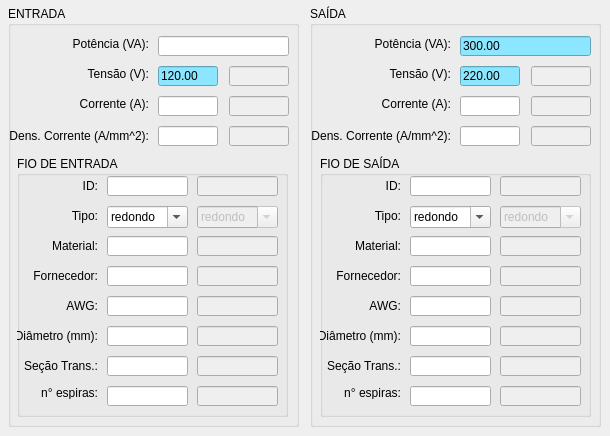
    <widget class="QWidget" name="tab_input">
     <attribute name="title">
      <string>Entrada / Saída</string>
     </attribute>
     <widget class="QGroupBox" name="groupBox_Input">
      <property name="geometry">
       <rect>
        <x>8</x>
        <y>6</y>
        <width>291</width>
        <height>421</height>
       </rect>
      </property>
      <property name="title">
       <string>ENTRADA</string>
      </property>
      <widget class="QLabel" name="label_currentInput">
       <property name="geometry">
        <rect>
         <x>60</x>
         <y>90</y>
         <width>81</width>
         <height>16</height>
        </rect>
       </property>
       <property name="text">
        <string>Corrente (A):</string>
       </property>
       <property name="alignment">
        <set>Qt::AlignRight|Qt::AlignTrailing|Qt::AlignVCenter</set>
       </property>
      </widget>
      <widget class="QLineEdit" name="lineEdit_voltageInput_1">
       <property name="geometry">
        <rect>
         <x>150</x>
         <y>60</y>
         <width>60</width>
         <height>20</height>
        </rect>
       </property>
       <property name="styleSheet">
        <string notr="true">background-color: rgb(140, 230, 255);</string>
       </property>
       <property name="text">
        <string>120.00</string>
       </property>
      </widget>
      <widget class="QLabel" name="label_powerInput">
       <property name="geometry">
        <rect>
         <x>60</x>
         <y>30</y>
         <width>81</width>
         <height>16</height>
        </rect>
       </property>
       <property name="text">
        <string>Potência (VA):</string>
       </property>
       <property name="alignment">
        <set>Qt::AlignRight|Qt::AlignTrailing|Qt::AlignVCenter</set>
       </property>
      </widget>
      <widget class="QLabel" name="label_voltageInput">
       <property name="geometry">
        <rect>
         <x>60</x>
         <y>60</y>
         <width>81</width>
         <height>16</height>
        </rect>
       </property>
       <property name="text">
        <string>Tensão (V):</string>
       </property>
       <property name="alignment">
        <set>Qt::AlignRight|Qt::AlignTrailing|Qt::AlignVCenter</set>
       </property>
      </widget>
      <widget class="QLineEdit" name="lineEdit_powerInput">
       <property name="geometry">
        <rect>
         <x>150</x>
         <y>30</y>
         <width>131</width>
         <height>20</height>
        </rect>
       </property>
      </widget>
      <widget class="QLineEdit" name="lineEdit_currentInput_1">
       <property name="geometry">
        <rect>
         <x>150</x>
         <y>90</y>
         <width>60</width>
         <height>20</height>
        </rect>
       </property>
      </widget>
      <widget class="QLineEdit" name="lineEdit_densityCurrentInput_1">
       <property name="geometry">
        <rect>
         <x>150</x>
         <y>120</y>
         <width>60</width>
         <height>20</height>
        </rect>
       </property>
      </widget>
      <widget class="QLabel" name="label_densityCurrentInput">
       <property name="geometry">
        <rect>
         <x>0</x>
         <y>120</y>
         <width>141</width>
         <height>20</height>
        </rect>
       </property>
       <property name="text">
        <string>Dens. Corrente (A/mm^2):</string>
       </property>
       <property name="alignment">
        <set>Qt::AlignRight|Qt::AlignTrailing|Qt::AlignVCenter</set>
       </property>
      </widget>
      <widget class="QGroupBox" name="groupBox_InputWire">
       <property name="geometry">
        <rect>
         <x>9</x>
         <y>150</y>
         <width>271</width>
         <height>261</height>
        </rect>
       </property>
       <property name="title">
        <string>FIO DE ENTRADA</string>
       </property>
       <widget class="QLineEdit" name="lineEdit_wireMaterialInput_1">
        <property name="geometry">
         <rect>
          <x>90</x>
          <y>80</y>
          <width>81</width>
          <height>20</height>
         </rect>
        </property>
        <property name="text">
         <string/>
        </property>
       </widget>
       <widget class="QLabel" name="label_wireIDInput">
        <property name="geometry">
         <rect>
          <x>0</x>
          <y>20</y>
          <width>81</width>
          <height>20</height>
         </rect>
        </property>
        <property name="text">
         <string>ID:</string>
        </property>
        <property name="alignment">
         <set>Qt::AlignRight|Qt::AlignTrailing|Qt::AlignVCenter</set>
        </property>
       </widget>
       <widget class="QLineEdit" name="lineEdit_wireIDInput_1">
        <property name="geometry">
         <rect>
          <x>90</x>
          <y>20</y>
          <width>81</width>
          <height>20</height>
         </rect>
        </property>
       </widget>
       <widget class="QComboBox" name="comboBox_wireTypeInput_1">
        <property name="geometry">
         <rect>
          <x>90</x>
          <y>50</y>
          <width>81</width>
          <height>22</height>
         </rect>
        </property>
        <property name="editable">
         <bool>true</bool>
        </property>
        <item>
         <property name="text">
          <string>redondo</string>
         </property>
        </item>
       </widget>
       <widget class="QLabel" name="label_wireAWGInput">
        <property name="geometry">
         <rect>
          <x>0</x>
          <y>140</y>
          <width>81</width>
          <height>20</height>
         </rect>
        </property>
        <property name="text">
         <string>AWG:</string>
        </property>
        <property name="alignment">
         <set>Qt::AlignRight|Qt::AlignTrailing|Qt::AlignVCenter</set>
        </property>
       </widget>
       <widget class="QLabel" name="label_wireAreaInput">
        <property name="geometry">
         <rect>
          <x>-20</x>
          <y>200</y>
          <width>101</width>
          <height>20</height>
         </rect>
        </property>
        <property name="text">
         <string>Seção Trans.:</string>
        </property>
        <property name="alignment">
         <set>Qt::AlignRight|Qt::AlignTrailing|Qt::AlignVCenter</set>
        </property>
       </widget>
       <widget class="QLineEdit" name="lineEdit_wireAWGInput_1">
        <property name="geometry">
         <rect>
          <x>90</x>
          <y>140</y>
          <width>81</width>
          <height>20</height>
         </rect>
        </property>
        <property name="text">
         <string/>
        </property>
       </widget>
       <widget class="QLabel" name="label_wireMaterialInput">
        <property name="geometry">
         <rect>
          <x>0</x>
          <y>80</y>
          <width>81</width>
          <height>20</height>
         </rect>
        </property>
        <property name="text">
         <string>Material:</string>
        </property>
        <property name="alignment">
         <set>Qt::AlignRight|Qt::AlignTrailing|Qt::AlignVCenter</set>
        </property>
       </widget>
       <widget class="QLabel" name="label_wireTypeInput">
        <property name="geometry">
         <rect>
          <x>0</x>
          <y>50</y>
          <width>81</width>
          <height>20</height>
         </rect>
        </property>
        <property name="text">
         <string>Tipo:</string>
        </property>
        <property name="alignment">
         <set>Qt::AlignRight|Qt::AlignTrailing|Qt::AlignVCenter</set>
        </property>
       </widget>
       <widget class="QLabel" name="label_wireDiameterInput">
        <property name="geometry">
         <rect>
          <x>0</x>
          <y>170</y>
          <width>81</width>
          <height>20</height>
         </rect>
        </property>
        <property name="text">
         <string>Diâmetro (mm):</string>
        </property>
        <property name="alignment">
         <set>Qt::AlignRight|Qt::AlignTrailing|Qt::AlignVCenter</set>
        </property>
       </widget>
       <widget class="QLineEdit" name="lineEdit_wireDiameterInput_1">
        <property name="geometry">
         <rect>
          <x>90</x>
          <y>170</y>
          <width>81</width>
          <height>20</height>
         </rect>
        </property>
        <property name="text">
         <string/>
        </property>
       </widget>
       <widget class="QLineEdit" name="lineEdit_wireAreaInput_1">
        <property name="geometry">
         <rect>
          <x>90</x>
          <y>200</y>
          <width>81</width>
          <height>20</height>
         </rect>
        </property>
        <property name="text">
         <string/>
        </property>
       </widget>
       <widget class="QLabel" name="label_turnsIN">
        <property name="geometry">
         <rect>
          <x>0</x>
          <y>230</y>
          <width>81</width>
          <height>13</height>
         </rect>
        </property>
        <property name="text">
         <string>n° espiras:</string>
        </property>
        <property name="alignment">
         <set>Qt::AlignRight|Qt::AlignTrailing|Qt::AlignVCenter</set>
        </property>
       </widget>
       <widget class="QLineEdit" name="lineEdit_turnsIN_1">
        <property name="geometry">
         <rect>
          <x>90</x>
          <y>230</y>
          <width>81</width>
          <height>20</height>
         </rect>
        </property>
       </widget>
       <widget class="QLineEdit" name="lineEdit_wireIDInput_2">
        <property name="enabled">
         <bool>false</bool>
        </property>
        <property name="geometry">
         <rect>
          <x>180</x>
          <y>20</y>
          <width>81</width>
          <height>20</height>
         </rect>
        </property>
        <property name="readOnly">
         <bool>false</bool>
        </property>
       </widget>
       <widget class="QComboBox" name="comboBox_wireTypeInput_2">
        <property name="enabled">
         <bool>false</bool>
        </property>
        <property name="geometry">
         <rect>
          <x>180</x>
          <y>50</y>
          <width>81</width>
          <height>22</height>
         </rect>
        </property>
        <property name="editable">
         <bool>true</bool>
        </property>
        <item>
         <property name="text">
          <string>redondo</string>
         </property>
        </item>
       </widget>
       <widget class="QLineEdit" name="lineEdit_wireAWGInput_2">
        <property name="enabled">
         <bool>false</bool>
        </property>
        <property name="geometry">
         <rect>
          <x>180</x>
          <y>140</y>
          <width>81</width>
          <height>20</height>
         </rect>
        </property>
        <property name="text">
         <string/>
        </property>
        <property name="readOnly">
         <bool>false</bool>
        </property>
       </widget>
       <widget class="QLineEdit" name="lineEdit_wireDiameterInput_2">
        <property name="enabled">
         <bool>false</bool>
        </property>
        <property name="geometry">
         <rect>
          <x>180</x>
          <y>170</y>
          <width>81</width>
          <height>20</height>
         </rect>
        </property>
        <property name="text">
         <string/>
        </property>
        <property name="readOnly">
         <bool>false</bool>
        </property>
       </widget>
       <widget class="QLineEdit" name="lineEdit_wireAreaInput_2">
        <property name="enabled">
         <bool>false</bool>
        </property>
        <property name="geometry">
         <rect>
          <x>180</x>
          <y>200</y>
          <width>81</width>
          <height>20</height>
         </rect>
        </property>
        <property name="text">
         <string/>
        </property>
        <property name="readOnly">
         <bool>false</bool>
        </property>
       </widget>
       <widget class="QLineEdit" name="lineEdit_wireMaterialInput_2">
        <property name="enabled">
         <bool>false</bool>
        </property>
        <property name="geometry">
         <rect>
          <x>180</x>
          <y>80</y>
          <width>81</width>
          <height>20</height>
         </rect>
        </property>
        <property name="text">
         <string/>
        </property>
        <property name="readOnly">
         <bool>false</bool>
        </property>
       </widget>
       <widget class="QLineEdit" name="lineEdit_turnsIN_2">
        <property name="enabled">
         <bool>false</bool>
        </property>
        <property name="geometry">
         <rect>
          <x>180</x>
          <y>230</y>
          <width>81</width>
          <height>20</height>
         </rect>
        </property>
        <property name="readOnly">
         <bool>false</bool>
        </property>
       </widget>
       <widget class="QLabel" name="label_wireProviderInput">
        <property name="geometry">
         <rect>
          <x>0</x>
          <y>110</y>
          <width>81</width>
          <height>20</height>
         </rect>
        </property>
        <property name="text">
         <string>Fornecedor:</string>
        </property>
        <property name="alignment">
         <set>Qt::AlignRight|Qt::AlignTrailing|Qt::AlignVCenter</set>
        </property>
       </widget>
       <widget class="QLineEdit" name="lineEdit_wireProviderInput_2">
        <property name="enabled">
         <bool>false</bool>
        </property>
        <property name="geometry">
         <rect>
          <x>180</x>
          <y>110</y>
          <width>81</width>
          <height>20</height>
         </rect>
        </property>
        <property name="text">
         <string/>
        </property>
        <property name="readOnly">
         <bool>false</bool>
        </property>
       </widget>
       <widget class="QLineEdit" name="lineEdit_wireProviderInput_1">
        <property name="geometry">
         <rect>
          <x>90</x>
          <y>110</y>
          <width>81</width>
          <height>20</height>
         </rect>
        </property>
        <property name="text">
         <string/>
        </property>
       </widget>
      </widget>
      <widget class="QLineEdit" name="lineEdit_voltageInput_2">
       <property name="enabled">
        <bool>false</bool>
       </property>
       <property name="geometry">
        <rect>
         <x>221</x>
         <y>60</y>
         <width>60</width>
         <height>20</height>
        </rect>
       </property>
       <property name="styleSheet">
        <string notr="true"/>
       </property>
       <property name="text">
        <string/>
       </property>
       <property name="readOnly">
        <bool>false</bool>
       </property>
      </widget>
      <widget class="QLineEdit" name="lineEdit_currentInput_2">
       <property name="enabled">
        <bool>false</bool>
       </property>
       <property name="geometry">
        <rect>
         <x>221</x>
         <y>90</y>
         <width>60</width>
         <height>20</height>
        </rect>
       </property>
       <property name="readOnly">
        <bool>false</bool>
       </property>
      </widget>
      <widget class="QLineEdit" name="lineEdit_densityCurrentInput_2">
       <property name="enabled">
        <bool>false</bool>
       </property>
       <property name="geometry">
        <rect>
         <x>221</x>
         <y>120</y>
         <width>60</width>
         <height>20</height>
        </rect>
       </property>
       <property name="readOnly">
        <bool>false</bool>
       </property>
      </widget>
     </widget>
     <widget class="QGroupBox" name="groupBox_Output">
      <property name="geometry">
       <rect>
        <x>310</x>
        <y>6</y>
        <width>291</width>
        <height>421</height>
       </rect>
      </property>
      <property name="title">
       <string>SAÍDA</string>
      </property>
      <widget class="QLabel" name="label_currentOutput">
       <property name="geometry">
        <rect>
         <x>60</x>
         <y>90</y>
         <width>81</width>
         <height>16</height>
        </rect>
       </property>
       <property name="text">
        <string>Corrente (A):</string>
       </property>
       <property name="alignment">
        <set>Qt::AlignRight|Qt::AlignTrailing|Qt::AlignVCenter</set>
       </property>
      </widget>
      <widget class="QLineEdit" name="lineEdit_voltageOutput_1">
       <property name="geometry">
        <rect>
         <x>150</x>
         <y>60</y>
         <width>60</width>
         <height>20</height>
        </rect>
       </property>
       <property name="styleSheet">
        <string notr="true">background-color: rgb(140, 230, 255);</string>
       </property>
       <property name="text">
        <string>220.00</string>
       </property>
      </widget>
      <widget class="QLabel" name="label_powerOutput">
       <property name="geometry">
        <rect>
         <x>60</x>
         <y>30</y>
         <width>81</width>
         <height>16</height>
        </rect>
       </property>
       <property name="text">
        <string>Potência (VA):</string>
       </property>
       <property name="alignment">
        <set>Qt::AlignRight|Qt::AlignTrailing|Qt::AlignVCenter</set>
       </property>
      </widget>
      <widget class="QLabel" name="label_voltageOutput">
       <property name="geometry">
        <rect>
         <x>60</x>
         <y>60</y>
         <width>81</width>
         <height>16</height>
        </rect>
       </property>
       <property name="text">
        <string>Tensão (V):</string>
       </property>
       <property name="alignment">
        <set>Qt::AlignRight|Qt::AlignTrailing|Qt::AlignVCenter</set>
       </property>
      </widget>
      <widget class="QLineEdit" name="lineEdit_powerOutput">
       <property name="geometry">
        <rect>
         <x>150</x>
         <y>30</y>
         <width>131</width>
         <height>20</height>
        </rect>
       </property>
       <property name="styleSheet">
        <string notr="true">background-color: rgb(140, 230, 255);</string>
       </property>
       <property name="text">
        <string>300.00</string>
       </property>
      </widget>
      <widget class="QLineEdit" name="lineEdit_currentOutput_1">
       <property name="geometry">
        <rect>
         <x>150</x>
         <y>90</y>
         <width>60</width>
         <height>20</height>
        </rect>
       </property>
      </widget>
      <widget class="QLineEdit" name="lineEdit_densityCurrentOutput_1">
       <property name="geometry">
        <rect>
         <x>150</x>
         <y>120</y>
         <width>60</width>
         <height>20</height>
        </rect>
       </property>
      </widget>
      <widget class="QLabel" name="label_densityCurrentOutput">
       <property name="geometry">
        <rect>
         <x>0</x>
         <y>120</y>
         <width>141</width>
         <height>20</height>
        </rect>
       </property>
       <property name="text">
        <string>Dens. Corrente (A/mm^2):</string>
       </property>
       <property name="alignment">
        <set>Qt::AlignRight|Qt::AlignTrailing|Qt::AlignVCenter</set>
       </property>
      </widget>
      <widget class="QGroupBox" name="groupBox_outputWire">
       <property name="geometry">
        <rect>
         <x>10</x>
         <y>150</y>
         <width>271</width>
         <height>261</height>
        </rect>
       </property>
       <property name="title">
        <string>FIO DE SAÍDA</string>
       </property>
       <widget class="QLineEdit" name="lineEdit_wireMaterialOutput_1">
        <property name="geometry">
         <rect>
          <x>90</x>
          <y>80</y>
          <width>81</width>
          <height>20</height>
         </rect>
        </property>
        <property name="text">
         <string/>
        </property>
       </widget>
       <widget class="QComboBox" name="comboBox_wireTypeOutput_1">
        <property name="geometry">
         <rect>
          <x>90</x>
          <y>50</y>
          <width>81</width>
          <height>22</height>
         </rect>
        </property>
        <property name="editable">
         <bool>true</bool>
        </property>
        <item>
         <property name="text">
          <string>redondo</string>
         </property>
        </item>
       </widget>
       <widget class="QLabel" name="label_wireTypeOutput">
        <property name="geometry">
         <rect>
          <x>0</x>
          <y>50</y>
          <width>81</width>
          <height>20</height>
         </rect>
        </property>
        <property name="text">
         <string>Tipo:</string>
        </property>
        <property name="alignment">
         <set>Qt::AlignRight|Qt::AlignTrailing|Qt::AlignVCenter</set>
        </property>
       </widget>
       <widget class="QLabel" name="label_wireDiameterOutput">
        <property name="geometry">
         <rect>
          <x>0</x>
          <y>170</y>
          <width>81</width>
          <height>20</height>
         </rect>
        </property>
        <property name="text">
         <string>Diâmetro (mm):</string>
        </property>
        <property name="alignment">
         <set>Qt::AlignRight|Qt::AlignTrailing|Qt::AlignVCenter</set>
        </property>
       </widget>
       <widget class="QLineEdit" name="lineEdit_wireAreaOutput_1">
        <property name="geometry">
         <rect>
          <x>90</x>
          <y>200</y>
          <width>81</width>
          <height>20</height>
         </rect>
        </property>
        <property name="text">
         <string/>
        </property>
       </widget>
       <widget class="QLabel" name="label_wireAreaOutput">
        <property name="geometry">
         <rect>
          <x>-20</x>
          <y>200</y>
          <width>101</width>
          <height>20</height>
         </rect>
        </property>
        <property name="text">
         <string>Seção Trans.:</string>
        </property>
        <property name="alignment">
         <set>Qt::AlignRight|Qt::AlignTrailing|Qt::AlignVCenter</set>
        </property>
       </widget>
       <widget class="QLabel" name="label_wireAWGOutput">
        <property name="geometry">
         <rect>
          <x>0</x>
          <y>140</y>
          <width>81</width>
          <height>20</height>
         </rect>
        </property>
        <property name="text">
         <string>AWG:</string>
        </property>
        <property name="alignment">
         <set>Qt::AlignRight|Qt::AlignTrailing|Qt::AlignVCenter</set>
        </property>
       </widget>
       <widget class="QLineEdit" name="lineEdit_wireIDOutput_1">
        <property name="geometry">
         <rect>
          <x>90</x>
          <y>20</y>
          <width>81</width>
          <height>20</height>
         </rect>
        </property>
       </widget>
       <widget class="QLabel" name="label_wireMaterialOutput">
        <property name="geometry">
         <rect>
          <x>0</x>
          <y>80</y>
          <width>81</width>
          <height>20</height>
         </rect>
        </property>
        <property name="text">
         <string>Material:</string>
        </property>
        <property name="alignment">
         <set>Qt::AlignRight|Qt::AlignTrailing|Qt::AlignVCenter</set>
        </property>
       </widget>
       <widget class="QLabel" name="label_wireIDOutput">
        <property name="geometry">
         <rect>
          <x>0</x>
          <y>20</y>
          <width>81</width>
          <height>20</height>
         </rect>
        </property>
        <property name="text">
         <string>ID:</string>
        </property>
        <property name="alignment">
         <set>Qt::AlignRight|Qt::AlignTrailing|Qt::AlignVCenter</set>
        </property>
       </widget>
       <widget class="QLineEdit" name="lineEdit_wireAWGOutput_1">
        <property name="geometry">
         <rect>
          <x>90</x>
          <y>140</y>
          <width>81</width>
          <height>20</height>
         </rect>
        </property>
        <property name="text">
         <string/>
        </property>
       </widget>
       <widget class="QLineEdit" name="lineEdit_wireDiameterOutput_1">
        <property name="geometry">
         <rect>
          <x>90</x>
          <y>170</y>
          <width>81</width>
          <height>20</height>
         </rect>
        </property>
        <property name="text">
         <string/>
        </property>
       </widget>
       <widget class="QLabel" name="label_turnsOUT">
        <property name="geometry">
         <rect>
          <x>0</x>
          <y>230</y>
          <width>81</width>
          <height>13</height>
         </rect>
        </property>
        <property name="text">
         <string>n° espiras:</string>
        </property>
        <property name="alignment">
         <set>Qt::AlignRight|Qt::AlignTrailing|Qt::AlignVCenter</set>
        </property>
       </widget>
       <widget class="QLineEdit" name="lineEdit_turnsOUT_1">
        <property name="geometry">
         <rect>
          <x>90</x>
          <y>230</y>
          <width>81</width>
          <height>20</height>
         </rect>
        </property>
       </widget>
       <widget class="QLineEdit" name="lineEdit_wireIDOutput_2">
        <property name="enabled">
         <bool>false</bool>
        </property>
        <property name="geometry">
         <rect>
          <x>180</x>
          <y>20</y>
          <width>81</width>
          <height>20</height>
         </rect>
        </property>
        <property name="readOnly">
         <bool>false</bool>
        </property>
       </widget>
       <widget class="QComboBox" name="comboBox_wireTypeOutput_2">
        <property name="enabled">
         <bool>false</bool>
        </property>
        <property name="geometry">
         <rect>
          <x>180</x>
          <y>50</y>
          <width>81</width>
          <height>22</height>
         </rect>
        </property>
        <property name="editable">
         <bool>true</bool>
        </property>
        <item>
         <property name="text">
          <string>redondo</string>
         </property>
        </item>
       </widget>
       <widget class="QLineEdit" name="lineEdit_wireMaterialOutput_2">
        <property name="enabled">
         <bool>false</bool>
        </property>
        <property name="geometry">
         <rect>
          <x>180</x>
          <y>80</y>
          <width>81</width>
          <height>20</height>
         </rect>
        </property>
        <property name="text">
         <string/>
        </property>
        <property name="readOnly">
         <bool>false</bool>
        </property>
       </widget>
       <widget class="QLineEdit" name="lineEdit_wireAreaOutput_2">
        <property name="enabled">
         <bool>false</bool>
        </property>
        <property name="geometry">
         <rect>
          <x>180</x>
          <y>200</y>
          <width>81</width>
          <height>20</height>
         </rect>
        </property>
        <property name="text">
         <string/>
        </property>
        <property name="readOnly">
         <bool>false</bool>
        </property>
       </widget>
       <widget class="QLineEdit" name="lineEdit_wireAWGOutput_2">
        <property name="enabled">
         <bool>false</bool>
        </property>
        <property name="geometry">
         <rect>
          <x>180</x>
          <y>140</y>
          <width>81</width>
          <height>20</height>
         </rect>
        </property>
        <property name="text">
         <string/>
        </property>
        <property name="readOnly">
         <bool>false</bool>
        </property>
       </widget>
       <widget class="QLineEdit" name="lineEdit_turnsOUT_2">
        <property name="enabled">
         <bool>false</bool>
        </property>
        <property name="geometry">
         <rect>
          <x>180</x>
          <y>230</y>
          <width>81</width>
          <height>20</height>
         </rect>
        </property>
        <property name="readOnly">
         <bool>false</bool>
        </property>
       </widget>
       <widget class="QLineEdit" name="lineEdit_wireDiameterOutput_2">
        <property name="enabled">
         <bool>false</bool>
        </property>
        <property name="geometry">
         <rect>
          <x>180</x>
          <y>170</y>
          <width>81</width>
          <height>20</height>
         </rect>
        </property>
        <property name="text">
         <string/>
        </property>
        <property name="readOnly">
         <bool>false</bool>
        </property>
       </widget>
       <widget class="QLabel" name="label_wireProviderOutput">
        <property name="geometry">
         <rect>
          <x>0</x>
          <y>110</y>
          <width>81</width>
          <height>20</height>
         </rect>
        </property>
        <property name="text">
         <string>Fornecedor:</string>
        </property>
        <property name="alignment">
         <set>Qt::AlignRight|Qt::AlignTrailing|Qt::AlignVCenter</set>
        </property>
       </widget>
       <widget class="QLineEdit" name="lineEdit_wireProviderOutput_2">
        <property name="enabled">
         <bool>false</bool>
        </property>
        <property name="geometry">
         <rect>
          <x>180</x>
          <y>110</y>
          <width>81</width>
          <height>20</height>
         </rect>
        </property>
        <property name="text">
         <string/>
        </property>
        <property name="readOnly">
         <bool>false</bool>
        </property>
       </widget>
       <widget class="QLineEdit" name="lineEdit_wireProviderOutput_1">
        <property name="geometry">
         <rect>
          <x>90</x>
          <y>110</y>
          <width>81</width>
          <height>20</height>
         </rect>
        </property>
        <property name="text">
         <string/>
        </property>
       </widget>
      </widget>
      <widget class="QLineEdit" name="lineEdit_voltageOutput_2">
       <property name="enabled">
        <bool>false</bool>
       </property>
       <property name="geometry">
        <rect>
         <x>221</x>
         <y>60</y>
         <width>60</width>
         <height>20</height>
        </rect>
       </property>
       <property name="styleSheet">
        <string notr="true"/>
       </property>
       <property name="text">
        <string/>
       </property>
       <property name="readOnly">
        <bool>false</bool>
       </property>
      </widget>
      <widget class="QLineEdit" name="lineEdit_currentOutput_2">
       <property name="enabled">
        <bool>false</bool>
       </property>
       <property name="geometry">
        <rect>
         <x>221</x>
         <y>90</y>
         <width>60</width>
         <height>20</height>
        </rect>
       </property>
       <property name="readOnly">
        <bool>false</bool>
       </property>
      </widget>
      <widget class="QLineEdit" name="lineEdit_densityCurrentOutput_2">
       <property name="enabled">
        <bool>false</bool>
       </property>
       <property name="geometry">
        <rect>
         <x>221</x>
         <y>120</y>
         <width>60</width>
         <height>20</height>
        </rect>
       </property>
       <property name="readOnly">
        <bool>false</bool>
       </property>
      </widget>
     </widget>
    </widget>
